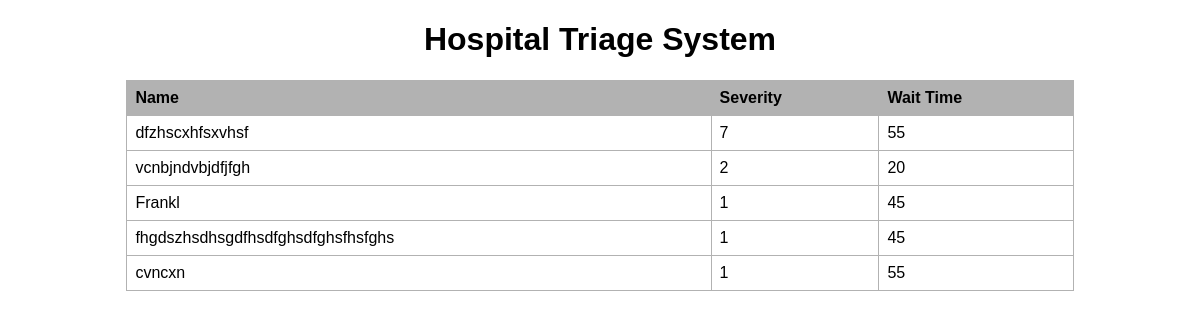
Before: / with the older database file.
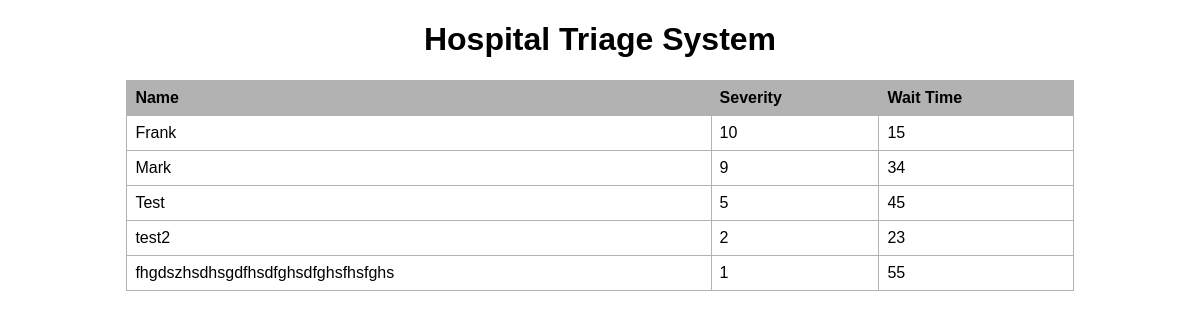
After: the same page with the newer database file.
### models.py (models this page shows)
class Patient(db.Model):
    id = db.Column(db.Integer, primary_key=True)
    name = db.Column(db.String(100), nullable=False)
    severity = db.Column(db.Integer, nullable=False)
    wait_time = db.Column(db.Integer, nullable=False)

### app.py (the view)
@app.route('/')
def index():
    patients = Patient.query.order_by(Patient.severity.desc(), Patient.wait_time.asc()).all()
    return render_template('index.html', patients=patients)

### templates/index.html (shortened to what this page needs)
<!DOCTYPE html>
<html lang="en">
<head>
    <link rel="stylesheet" href="{{ url_for('static', filename='css/styles.css') }}">
</head>
<body>
    <h1>Hospital Triage System</h1>
    <div id="patient-list">
        {% include 'patient_list.html' %}
    </div>
</body>
</html>

### templates/patient_list.html
<table>
    <thead>
        <tr>
            <th>Name</th>
            <th>Severity</th>
            <th>Wait Time</th>
        </tr>
    </thead>
    <tbody>
        {% for patient in patients %}
        <tr>
            <td>{{ patient.name }}</td>
            <td>{{ patient.severity }}</td>
            <td>{{ patient.wait_time }}</td>
        </tr>
        {% endfor %}
    </tbody>
</table>

### static/css/styles.css (style rules this page uses)
body { font-family: Arial, sans-serif; }
html { background-color: white; }
h1, h2 { text-align: center; }
table { width: 80%; margin: 0 auto; border-collapse: collapse; }
th, td { border: 1px solid #b2b2b2; padding: 8px; text-align: left; }
th { background-color: #b2b2b2; }

Changed rows visible on the page:
removed Patient: name "dfzhscxhfsxvhsf", severity "7", wait_time "55"
removed Patient: name "vcnbjndvbjdfjfgh", severity "2", wait_time "20"
removed Patient: name "Frankl", severity "1", wait_time "45"
removed Patient: name "cvncxn", severity "1", wait_time "55"
added Patient: name "Frank", severity "10", wait_time "15"
added Patient: name "Mark", severity "9", wait_time "34"
added Patient: name "Test", severity "5", wait_time "45"
added Patient: name "test2", severity "2", wait_time "23"
changed Patient "fhgdszhsdhsgdfhsdfghsdfghsfhsfghs": wait_time "45" → "55"
